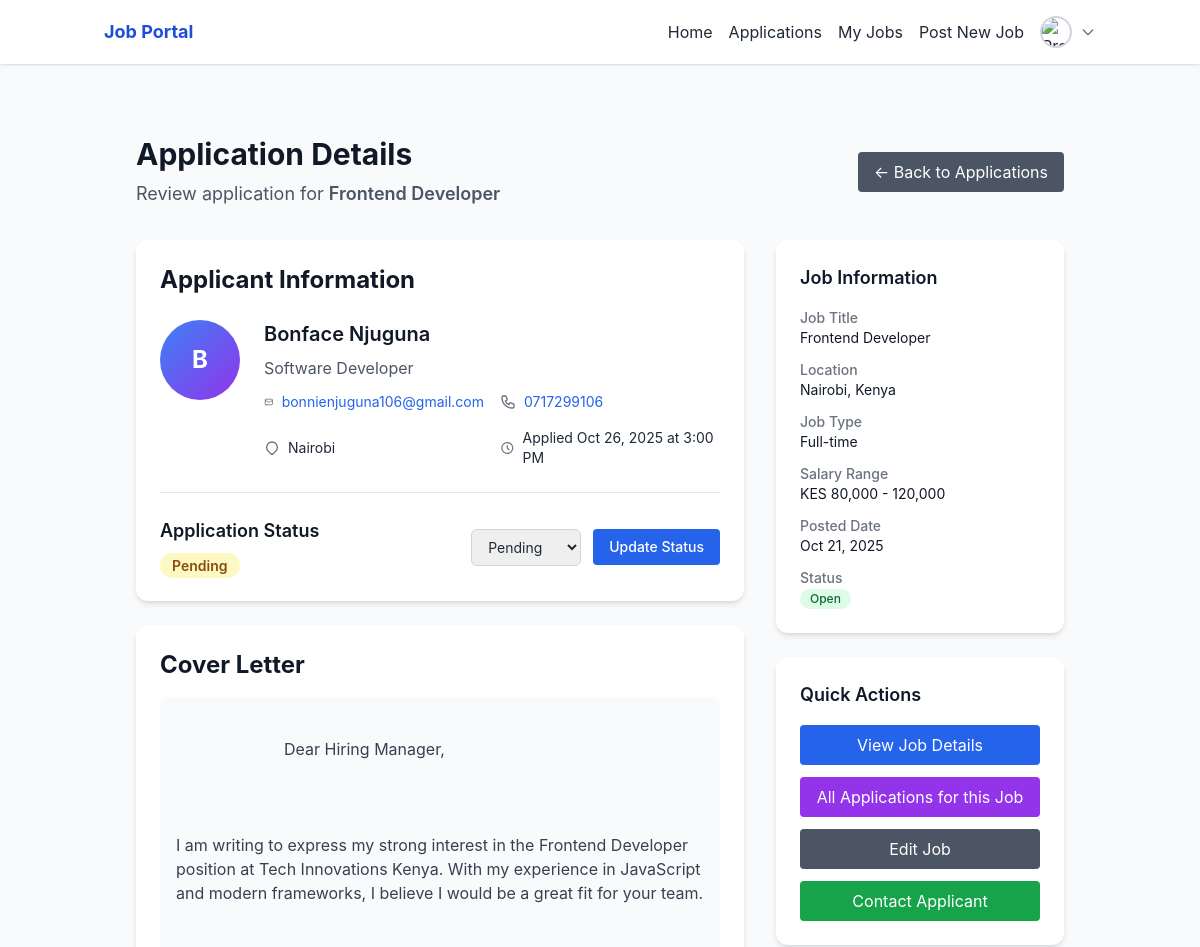
The page /applications/application-details.php?id=app-001 (signed in, upper part) on the database as committed earlier.
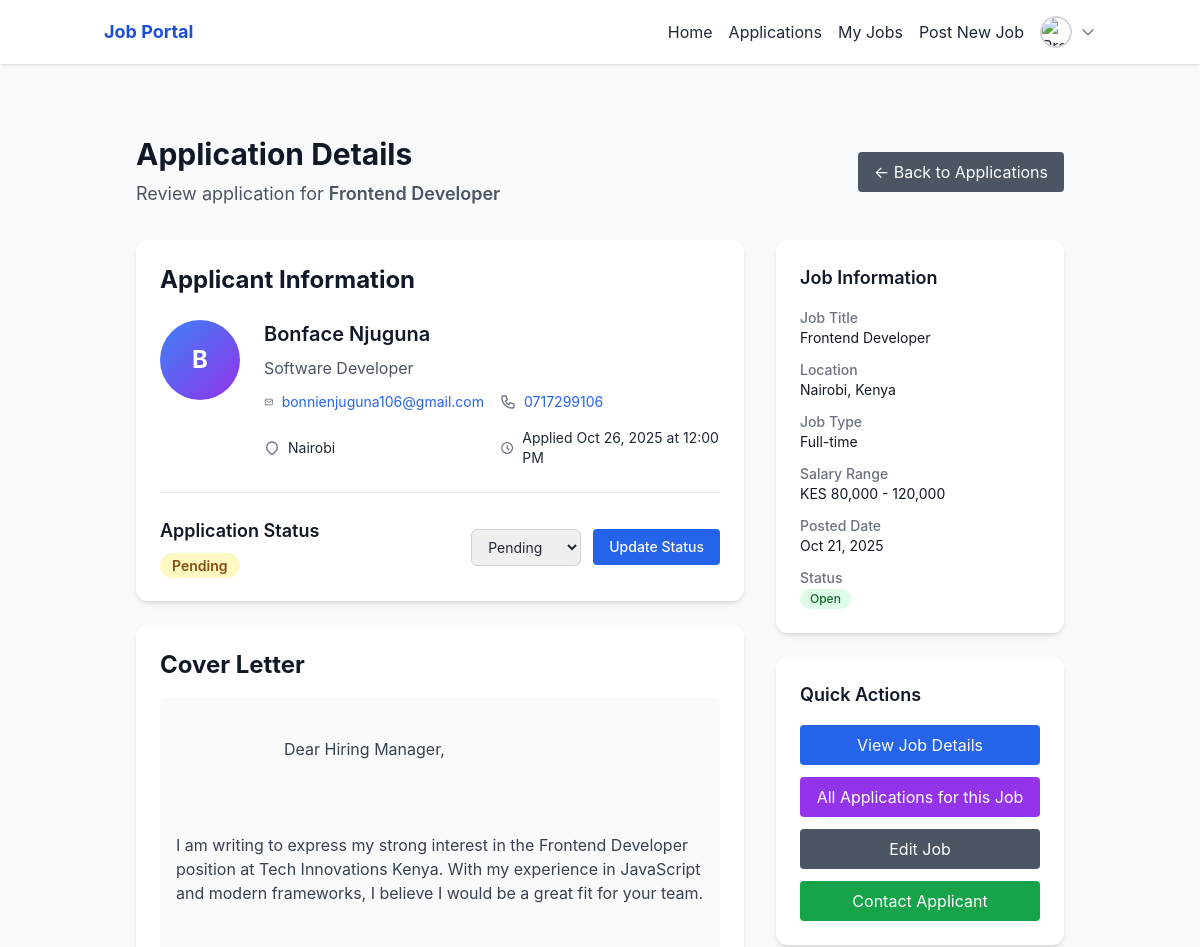
The same page on the database as committed later.
### tables this page shows
CREATE TABLE `applications` (
  `uuid` char(36) NOT NULL,
  `job_uuid` char(36) NOT NULL,
  `job_seeker_uuid` char(36) NOT NULL,
  `cover_letter` text DEFAULT NULL,
  `resume_file` varchar(255) DEFAULT NULL,
  `status` enum('pending','reviewed') DEFAULT 'pending',
  `applied_at` timestamp NOT NULL DEFAULT current_timestamp(),
  `reviewed_at` timestamp NULL DEFAULT NULL
);

### controllers/JobController.php (called while the page is built, shortened)
<?php
require_once __DIR__ . '/../models/Job.php';
require_once __DIR__ . '/../models/User.php';
class JobController {
    public function __construct($conn) {
        $this->user = new User($conn);
    }
}
?>

### helpers/session.php (called while the page is built, shortened)
<?php
function getUserId() {
  return $_SESSION['user_id'] ?? null;
}
?>

### models/User.php (called while the page is built, shortened)
<?php
class User {
    private $conn;
    public function __construct($db) {
        $this->conn = $db;
    }
public function getUserProfile($userId) {
  $roleStmt = $this->conn->prepare("SELECT role FROM users WHERE uuid = ?");
  $roleStmt->bind_param("s", $userId);
  $roleStmt->execute();
  $roleResult = $roleStmt->get_result();
  $roleData = $roleResult->fetch_assoc();
  $role = $roleData['role'];
  if ($role === 'jobseeker') {
    $sql = "
      SELECT
        u.uuid,
        u.email,
        u.profile_picture,
        u.role,
        u.is_verified,
        u.created_at,
        js.uuid as jobseeker_uuid,
        js.fullName,
        js.phone,
        js.gender,
        js.dob,
        js.location,
        js.bio,
        js.professional_title,
        js.skills,
        js.education,
        js.resume_file,
        js.profile_completed
      FROM users u
      LEFT JOIN job_seekers js ON u.uuid = js.user_uuid
      WHERE u.uuid = ?
    ";
  } elseif ($role === 'employer') {
    $sql = "
      SELECT
        u.uuid,
        u.email,
        u.profile_picture,
        u.role,
        u.is_verified,
        u.created_at,
        e.uuid as employer_uuid,
        e.company_name,
        e.contact_number,
        e.location,
        e.industry,
        e.website,
        e.company_logo,
        e.about_company
      FROM users u
      LEFT JOIN employers e ON u.uuid = e.user_uuid
      WHERE u.uuid = ?
    ";
  } else {
    $sql = "SELECT * FROM users WHERE uuid = ?";
  }
  $stmt = $this->conn->prepare($sql);
  $stmt->bind_param("s", $userId);
  $stmt->execute();
  $result = $stmt->get_result();
  $profile = $result->fetch_assoc();
  return $profile;
}
}
?>

### controllers/ApplicationController.php (called while the page is built, shortened)
<?php
require_once __DIR__ . '/../models/Job.php';
require_once __DIR__ . '/../models/User.php';
require_once __DIR__ . '/../models/Application.php';
class ApplicationController {
    public $job;
    public $application;
    private $conn;
    public function __construct($conn) {
        $this->conn = $conn;
        $this->job = new Job($conn);
        $this->application = new Application($conn);
    }
    public function getApplicationDetails($applicationId, $employerUuid = null) {
        $application = $this->application->getApplicationById($applicationId);
        $job = $this->job->getJobById($application['job_uuid']);
        $application['job'] = $job;
        $stmt = $this->conn->prepare("
            SELECT js.*, u.email
            FROM job_seekers js
            JOIN users u ON js.user_uuid = u.uuid
            WHERE js.uuid = ?
        ");
        $stmt->bind_param("s", $application['job_seeker_uuid']);
        if (!$stmt->execute()) {
            error_log("ERROR: Failed to execute jobseeker query: " . $stmt->error);
            return false;
        }
        $jobseeker = $stmt->get_result()->fetch_assoc();
        $application['jobseeker'] = $jobseeker;
        return $application;
    }
}

### models/Application.php (called while the page is built, shortened)
<?php
class Application {
    private $conn;
    public function __construct($db) {
        $this->conn = $db;
    }
    public function getApplicationById($applicationUuid) {
        $stmt = $this->conn->prepare("
            SELECT a.*, jp.title as job_title, jp.employer_uuid, js.fullName, js.phone, js.location
            FROM applications a
            JOIN job_posts jp ON a.job_uuid = jp.uuid
            JOIN job_seekers js ON a.job_seeker_uuid = js.uuid
            WHERE a.uuid = ?
        ");
        $stmt->bind_param("s", $applicationUuid);
        $stmt->execute();
        return $stmt->get_result()->fetch_assoc();
    }
}
?>

### models/Job.php (called while the page is built, shortened)
<?php
class Job {
    private $conn;
    public function __construct($db) {
        $this->conn = $db;
    }
    public function getJobById($jobUuid) {
        $stmt = $this->conn->prepare("
            SELECT jp.*, e.company_name, e.contact_number
            FROM job_posts jp
            LEFT JOIN employers e ON jp.employer_uuid = e.uuid
            WHERE jp.uuid = ?
        ");
        $stmt->bind_param("s", $jobUuid);
        $stmt->execute();
        return $stmt->get_result()->fetch_assoc();
    }
}
?>

### public/applications/application-details.php (the view, shortened to what the changed rows need)
<?php
require_once __DIR__ . '/../../helpers/session.php';
require_once __DIR__ . '/../../config/db.php';
require_once __DIR__ . '/../../controllers/JobController.php';
require_once __DIR__ . '/../../controllers/ApplicationController.php';
$applicationId = $_GET['id'] ?? null;
$jobController = new JobController($conn);
$applicationController = new ApplicationController($conn);
$userId = getUserId();
$employer = $jobController->user->getUserProfile($userId);
$employerUuid = $employer['employer_uuid'] ?? null;
$application = $applicationController->getApplicationDetails($applicationId, $employerUuid);
include __DIR__ . '/../../includes/employer-header.php';
?>
<div class="max-w-6xl mx-auto px-4 sm:px-6 lg:px-8 py-8">
    <div class="mb-8">
        <div class="flex items-center justify-between">
            <div>
                <h1 class="text-3xl font-bold text-gray-900 mb-2">Application Details</h1>
            </div>
        </div>
    </div>
    <div class="grid grid-cols-1 lg:grid-cols-3 gap-4 md:gap-8">
        <div class="lg:col-span-2 space-y-4 md:space-y-6">
            <div class="bg-white rounded-xl shadow-md p-4 md:p-6">
                <h2 class="text-xl md:text-2xl font-bold text-gray-900 mb-4 md:mb-6">Applicant Information</h2>
                <div class="flex flex-col sm:flex-row items-start gap-4 md:gap-6 mb-4 md:mb-6">
                    <div class="flex-1 min-w-0">
                        <div class="grid grid-cols-1 md:grid-cols-2 gap-3 md:gap-4 text-xs md:text-sm">
                            <div class="flex items-center gap-2">
                                <svg class="w-4 h-4 text-gray-500" fill="none" stroke="currentColor"
                                    viewBox="0 0 24 24">
                                    <path stroke-linecap="round" stroke-linejoin="round" stroke-width="2"
                                        d="M12 8v4l3 3m6-3a9 9 0 11-18 0 9 9 0 0118 0z" />
                                </svg>
                                <span>Applied
                                    <?php echo date('M j, Y \a\t g:i A', strtotime($application['applied_at'])); ?></span>
                            </div>
                        </div>
                    </div>
                </div>
                <div class="border-t pt-6">
                    <div class="flex items-center justify-between flex-wrap gap-4">
                        <div>
                            <h4 class="text-lg font-semibold text-gray-900 mb-2">Application Status</h4>
                            <?php
                            $statusColors = [
                                'pending' => 'bg-yellow-100 text-yellow-800',
                                'reviewed' => 'bg-blue-100 text-blue-800',
                                'accepted' => 'bg-green-100 text-green-800',
                                'rejected' => 'bg-red-100 text-red-800'
                            ];
                            $statusColor = $statusColors[$application['status']] ?? 'bg-gray-100 text-gray-800';
                            ?>
                            <span class="px-3 py-1 rounded-full text-sm font-semibold <?php echo $statusColor; ?>">
                                <?php echo ucfirst($application['status']); ?>
                            </span>
                        </div>
                        <form method="post" action="update-application-status.php"
                            class="flex flex-col sm:flex-row items-stretch sm:items-center gap-2 sm:gap-3 mobile-btn-stack">
                            <select name="status"
                                class="border border-gray-300 rounded-md px-3 py-2 focus:outline-none focus:ring-2 focus:ring-blue-500 text-sm">
                                <option value="pending"
                                    <?php echo $application['status'] === 'pending' ? 'selected' : ''; ?>>Pending
                                </option>
                            </select>
                            <button type="submit"
                                class="bg-blue-600 text-white px-3 py-2 md:px-4 md:py-2 rounded hover:bg-blue-700 transition text-sm font-medium mobile-btn-full">
                                Update Status
                            </button>
                        </form>
                    </div>
                </div>
            </div>
            <?php if (!empty($application['cover_letter'])): ?>
            <div class="bg-white rounded-xl shadow-md p-6">
                <h2 class="text-2xl font-bold text-gray-900 mb-4">Cover Letter</h2>
                <div class="bg-gray-50 rounded-lg p-4">
                    <p class="text-gray-700 whitespace-pre-wrap">
                        <?php echo nl2br(htmlspecialchars($application['cover_letter'])); ?></p>
                </div>
            </div>
            <?php endif; ?>
        </div>
    </div>
</div>
<?php include __DIR__ . '/../../includes/footer.php'; ?>

Rows that differ between the two databases and show on the page:
changed applications "Pending": applied_at "Oct 26, 2025 at 3:00 PM" → "Oct 26, 2025 at 12:00 PM"
